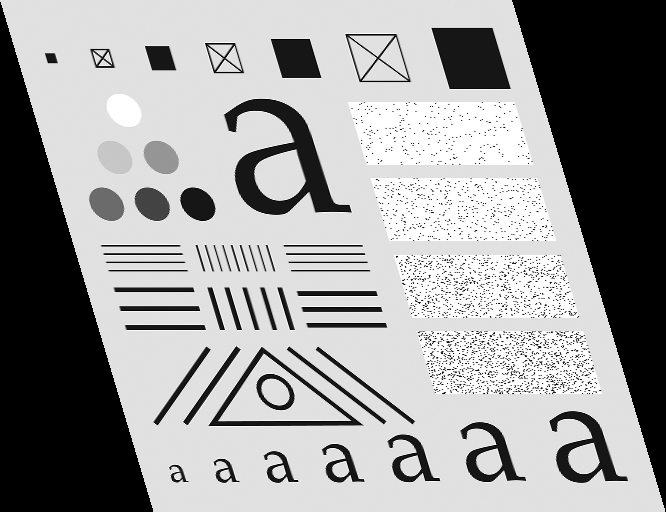
#> input picture image/2.42_512try1.tif, 666 x 512 px
$ python shear.py
#> lines starting #> are read from the running program, lines starting #| are printed output that depends on the picture
import numpy as np
from PIL import Image

def shear_image_auto_adjust(input_path, output_path, matrix):
    # 打开TIF图像
#> called with input_path = 'image/2.42_512try1.tif', output_path = 'image/2.42_512try2.tif'
    image = Image.open(input_path)
#> image is the input picture: PIL image 666x512 L; min 0, max 255, mean 157

    # 提取图像的宽高
    width, height = image.size
#> width = 666; height = 512

    # 定义图像的四个角点
    corners = np.array([
        [0, 0, 1],        # 左上角
        [width, 0, 1],    # 右上角
        [0, height, 1],   # 左下角
        [width, height, 1] # 右下角
    ])

    # 仿射变换矩阵
    affine_matrix = np.array(matrix).reshape((3, 3))

    # 变换角点坐标
    new_corners = np.dot(corners, affine_matrix.T)

    # 获取新的坐标范围（最小和最大值）
    min_x = np.min(new_corners[:, 0])
#> min_x = 0
    max_x = np.max(new_corners[:, 0])
#> max_x = 666
    min_y = np.min(new_corners[:, 1])
#> min_y = -66.6
    max_y = np.max(new_corners[:, 1])
#> max_y = 512

    # 计算新的画幅尺寸
    new_width = int(np.ceil(max_x - min_x))
#> new_width = 666
    new_height = int(np.ceil(max_y - min_y))
#> new_height = 579

    # 平移量，使变换后的图像在新的画幅内不被裁剪
    offset_x = 0
    offset_y = 0

    # 更新仿射变换矩阵，将图像平移到新画幅中
    affine_matrix[0, 2] += offset_x
    affine_matrix[1, 2] += offset_y

    # PIL使用的是2x3的仿射变换矩阵，取前两行的前3列
    pil_affine_matrix = affine_matrix[:2, :].flatten()

    # 对图像进行仿射变换，使用自动调整后的画幅尺寸
    transformed_image = image.transform(
        (new_width, new_height),  # 使用计算出的新画幅尺寸
        Image.AFFINE,
        data=pil_affine_matrix[:6],  # 仿射矩阵只需要前6个元素
        resample=Image.BILINEAR
    )
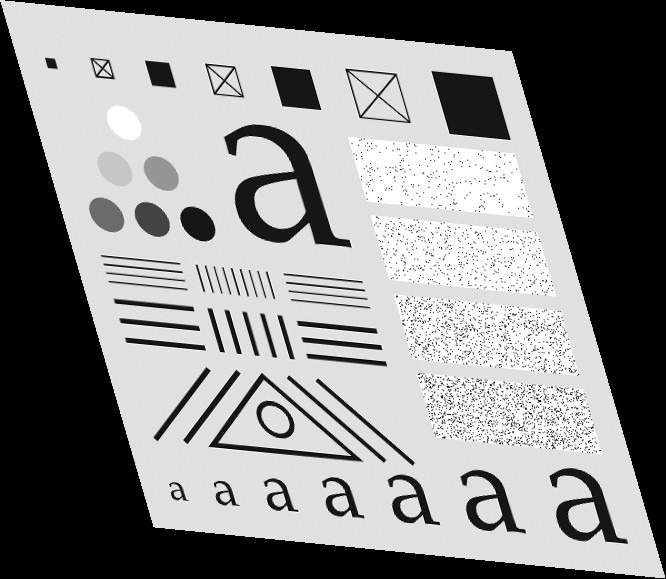
#> transformed_image: PIL image 666x579 L; min 0, max 255, mean 138.6

    # 保存shear变换后的图像
    transformed_image.save(output_path)
    print(f"图像已保存至: {output_path}, 新尺寸: {new_width}x{new_height}")
#| 图像已保存至: image/2.42_512try2.tif, 新尺寸: 666x579

# 定义输入和输出路径
input_path = 'image/2.42_512try1.tif'
output_path = 'image/2.42_512try2.tif'

# 定义shear矩阵
shear_matrix = [1, 0, 0,   # X方向扭曲
                -0.1, 1, 0,   # Y方向旋转
                0, 0, 1]      # 这是3x3矩阵

# 调用函数进行shear操作，并自动调整画幅尺寸
shear_image_auto_adjust(input_path, output_path, shear_matrix)

$ run again, with image/2.42_512try22.tif copied over image/2.42_512try1.tif
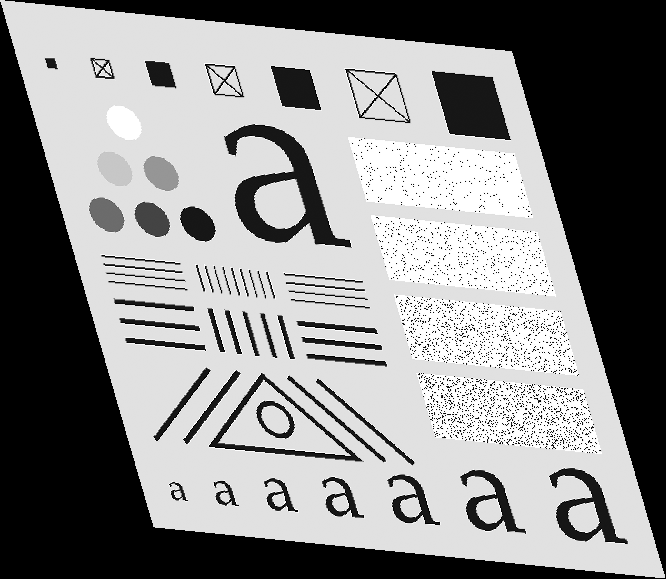
#> input picture image/2.42_512try22.tif, 666 x 579 px
#> in shear_image_auto_adjust, image is the input picture: PIL image 666x579 L; min 0, max 255, mean 139
#> in shear_image_auto_adjust, `transformed_image = image.transform( (new_width, new_height),`:
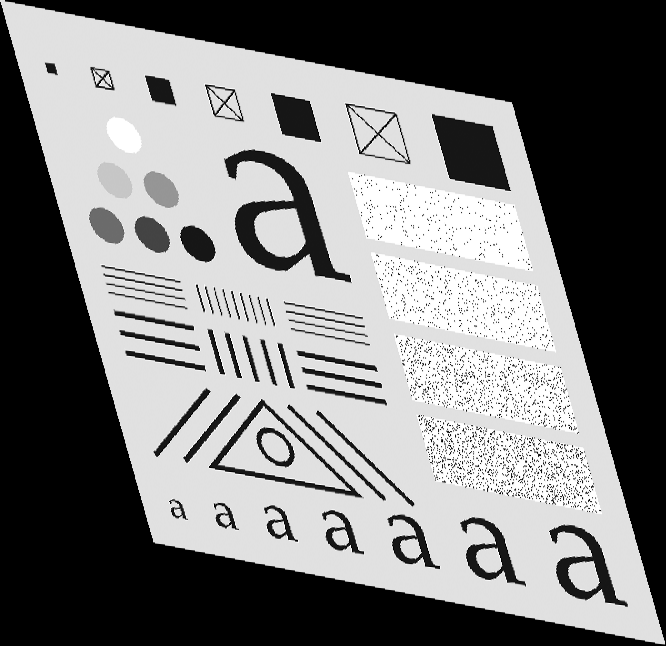
#> transformed_image: PIL image 666x646 L; min 0, max 255, mean 124.4
#| 图像已保存至: image/2.42_512try2.tif, 新尺寸: 666x646

$ run again, with image/2.42_512fixed.tif copied over image/2.42_512try1.tif
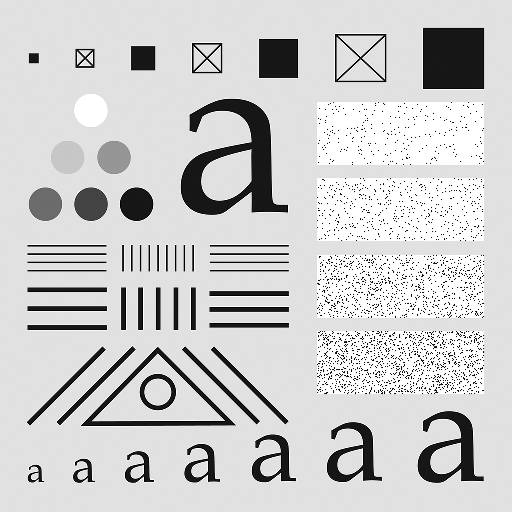
#> input picture image/2.42_512fixed.tif, 512 x 512 px
#> in shear_image_auto_adjust, image is the input picture: PIL image 512x512 L; min 0, max 255, mean 204.4
#> in shear_image_auto_adjust, `transformed_image = image.transform( (new_width, new_height),`:
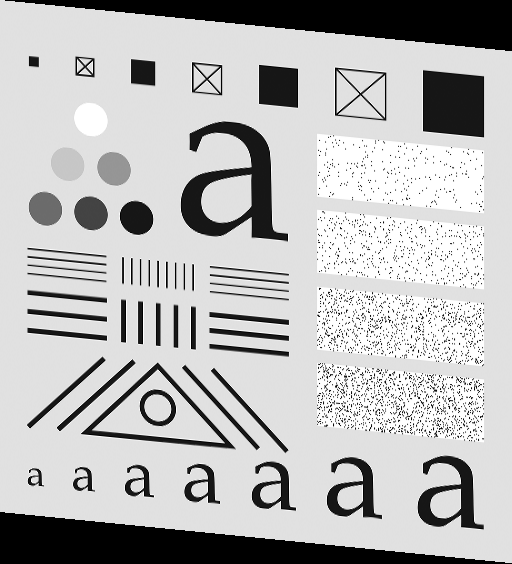
#> transformed_image: PIL image 512x564 L; min 0, max 255, mean 185.4
#| 图像已保存至: image/2.42_512try2.tif, 新尺寸: 512x564
